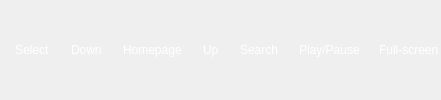
      <widget class="QWidget" name="Youtube">
       <property name="styleSheet">
        <string notr="true">QLabel {
    color: white;
}</string>
       </property>
       <layout class="QGridLayout" name="gridLayout_6">
        <property name="leftMargin">
         <number>0</number>
        </property>
        <property name="topMargin">
         <number>0</number>
        </property>
        <property name="rightMargin">
         <number>0</number>
        </property>
        <property name="bottomMargin">
         <number>0</number>
        </property>
        <property name="spacing">
         <number>0</number>
        </property>
        <item row="0" column="0" alignment="Qt::AlignHCenter">
         <widget class="QFrame" name="YouTubeFrame">
          <property name="sizePolicy">
           <sizepolicy hsizetype="Expanding" vsizetype="Fixed">
            <horstretch>0</horstretch>
            <verstretch>0</verstretch>
           </sizepolicy>
          </property>
          <property name="styleSheet">
           <string notr="true">QFrame { border: none; }
</string>
          </property>
          <property name="frameShape">
           <enum>QFrame::StyledPanel</enum>
          </property>
          <property name="frameShadow">
           <enum>QFrame::Raised</enum>
          </property>
          <layout class="QHBoxLayout" name="horizontalLayout_48">
           <property name="spacing">
            <number>0</number>
           </property>
           <property name="leftMargin">
            <number>0</number>
           </property>
           <property name="topMargin">
            <number>0</number>
           </property>
           <property name="rightMargin">
            <number>0</number>
           </property>
           <property name="bottomMargin">
            <number>0</number>
           </property>
           <item>
            <widget class="QFrame" name="DownFrame_4">
             <property name="sizePolicy">
              <sizepolicy hsizetype="Expanding" vsizetype="Fixed">
               <horstretch>0</horstretch>
               <verstretch>0</verstretch>
              </sizepolicy>
             </property>
             <property name="frameShape">
              <enum>QFrame::StyledPanel</enum>
             </property>
             <property name="frameShadow">
              <enum>QFrame::Raised</enum>
             </property>
             <layout class="QHBoxLayout" name="horizontalLayout_32">
              <property name="spacing">
               <number>4</number>
              </property>
              <property name="leftMargin">
               <number>0</number>
              </property>
              <property name="topMargin">
               <number>0</number>
              </property>
              <property name="rightMargin">
               <number>0</number>
              </property>
              <property name="bottomMargin">
               <number>0</number>
              </property>
              <item>
               <widget class="QFrame" name="Select">
                <property name="sizePolicy">
                 <sizepolicy hsizetype="Fixed" vsizetype="Fixed">
                  <horstretch>0</horstretch>
                  <verstretch>0</verstretch>
                 </sizepolicy>
                </property>
                <property name="frameShape">
                 <enum>QFrame::StyledPanel</enum>
                </property>
                <property name="frameShadow">
                 <enum>QFrame::Raised</enum>
                </property>
                <layout class="QHBoxLayout" name="horizontalLayout_39">
                 <property name="spacing">
                  <number>6</number>
                 </property>
                 <property name="leftMargin">
                  <number>2</number>
                 </property>
                 <property name="topMargin">
                  <number>0</number>
                 </property>
                 <property name="rightMargin">
                  <number>2</number>
                 </property>
                 <property name="bottomMargin">
                  <number>0</number>
                 </property>
                 <item>
                  <widget class="QLabel" name="Icon_28">
                   <property name="maximumSize">
                    <size>
                     <width>25</width>
                     <height>25</height>
                    </size>
                   </property>
                   <property name="text">
                    <string/>
                   </property>
                   <property name="pixmap">
                    <pixmap resource="Tray.qrc">:/TrayIcon/SystemTray/2.png</pixmap>
                   </property>
                   <property name="scaledContents">
                    <bool>true</bool>
                   </property>
                  </widget>
                 </item>
                 <item>
                  <widget class="QLabel" name="Text_28">
                   <property name="sizePolicy">
                    <sizepolicy hsizetype="Preferred" vsizetype="Preferred">
                     <horstretch>0</horstretch>
                     <verstretch>0</verstretch>
                    </sizepolicy>
                   </property>
                   <property name="text">
                    <string>Select</string>
                   </property>
                   <property name="textFormat">
                    <enum>Qt::PlainText</enum>
                   </property>
                   <property name="scaledContents">
                    <bool>false</bool>
                   </property>
                   <property name="wordWrap">
                    <bool>true</bool>
                   </property>
                  </widget>
                 </item>
                </layout>
               </widget>
              </item>
              <item>
               <widget class="QFrame" name="Down_4">
                <property name="sizePolicy">
                 <sizepolicy hsizetype="Fixed" vsizetype="Fixed">
                  <horstretch>0</horstretch>
                  <verstretch>0</verstretch>
                 </sizepolicy>
                </property>
                <property name="frameShape">
                 <enum>QFrame::StyledPanel</enum>
                </property>
                <property name="frameShadow">
                 <enum>QFrame::Raised</enum>
                </property>
                <layout class="QHBoxLayout" name="horizontalLayout_33">
                 <property name="spacing">
                  <number>6</number>
                 </property>
                 <property name="leftMargin">
                  <number>2</number>
                 </property>
                 <property name="topMargin">
                  <number>0</number>
                 </property>
                 <property name="rightMargin">
                  <number>2</number>
                 </property>
                 <property name="bottomMargin">
                  <number>0</number>
                 </property>
                 <item>
                  <widget class="QLabel" name="Icon_23">
                   <property name="maximumSize">
                    <size>
                     <width>25</width>
                     <height>25</height>
                    </size>
                   </property>
                   <property name="text">
                    <string/>
                   </property>
                   <property name="pixmap">
                    <pixmap resource="Tray.qrc">:/TrayIcon/SystemTray/4.png</pixmap>
                   </property>
                   <property name="scaledContents">
                    <bool>true</bool>
                   </property>
                  </widget>
                 </item>
                 <item>
                  <widget class="QLabel" name="Text_23">
                   <property name="text">
                    <string>Down</string>
                   </property>
                   <property name="wordWrap">
                    <bool>true</bool>
                   </property>
                  </widget>
                 </item>
                </layout>
               </widget>
              </item>
              <item>
               <widget class="QFrame" name="Homepage">
                <property name="sizePolicy">
                 <sizepolicy hsizetype="Fixed" vsizetype="Fixed">
                  <horstretch>0</horstretch>
                  <verstretch>0</verstretch>
                 </sizepolicy>
                </property>
                <property name="frameShape">
                 <enum>QFrame::StyledPanel</enum>
                </property>
                <property name="frameShadow">
                 <enum>QFrame::Raised</enum>
                </property>
                <layout class="QHBoxLayout" name="horizontalLayout_37">
                 <property name="spacing">
                  <number>6</number>
                 </property>
                 <property name="sizeConstraint">
                  <enum>QLayout::SetDefaultConstraint</enum>
                 </property>
                 <property name="leftMargin">
                  <number>2</number>
                 </property>
                 <property name="topMargin">
                  <number>0</number>
                 </property>
                 <property name="rightMargin">
                  <number>2</number>
                 </property>
                 <property name="bottomMargin">
                  <number>0</number>
                 </property>
                 <item alignment="Qt::AlignHCenter|Qt::AlignVCenter">
                  <widget class="QLabel" name="Icon_26">
                   <property name="sizePolicy">
                    <sizepolicy hsizetype="Fixed" vsizetype="Fixed">
                     <horstretch>0</horstretch>
                     <verstretch>0</verstretch>
                    </sizepolicy>
                   </property>
                   <property name="maximumSize">
                    <size>
                     <width>25</width>
                     <height>25</height>
                    </size>
                   </property>
                   <property name="text">
                    <string/>
                   </property>
                   <property name="pixmap">
                    <pixmap resource="Tray.qrc">:/TrayIcon/SystemTray/7.png</pixmap>
                   </property>
                   <property name="scaledContents">
                    <bool>true</bool>
                   </property>
                  </widget>
                 </item>
                 <item>
                  <widget class="QLabel" name="Text_26">
                   <property name="sizePolicy">
                    <sizepolicy hsizetype="Fixed" vsizetype="Fixed">
                     <horstretch>0</horstretch>
                     <verstretch>0</verstretch>
                    </sizepolicy>
                   </property>
                   <property name="text">
                    <string>Homepage</string>
                   </property>
                   <property name="wordWrap">
                    <bool>true</bool>
                   </property>
                  </widget>
                 </item>
                </layout>
               </widget>
              </item>
              <item>
               <widget class="QFrame" name="Up_6">
                <property name="sizePolicy">
                 <sizepolicy hsizetype="Fixed" vsizetype="Fixed">
                  <horstretch>0</horstretch>
                  <verstretch>0</verstretch>
                 </sizepolicy>
                </property>
                <property name="frameShape">
                 <enum>QFrame::StyledPanel</enum>
                </property>
                <property name="frameShadow">
                 <enum>QFrame::Raised</enum>
                </property>
                <layout class="QHBoxLayout" name="horizontalLayout_36">
                 <property name="spacing">
                  <number>6</number>
                 </property>
                 <property name="leftMargin">
                  <number>2</number>
                 </property>
                 <property name="topMargin">
                  <number>0</number>
                 </property>
                 <property name="rightMargin">
                  <number>2</number>
                 </property>
                 <property name="bottomMargin">
                  <number>0</number>
                 </property>
                 <item>
                  <widget class="QLabel" name="Icon_25">
                   <property name="maximumSize">
                    <size>
                     <width>25</width>
                     <height>25</height>
                    </size>
                   </property>
                   <property name="text">
                    <string/>
                   </property>
                   <property name="pixmap">
                    <pixmap resource="Tray.qrc">:/TrayIcon/SystemTray/6.png</pixmap>
                   </property>
                   <property name="scaledContents">
                    <bool>true</bool>
                   </property>
                  </widget>
                 </item>
                 <item>
                  <widget class="QLabel" name="Text_25">
                   <property name="sizePolicy">
                    <sizepolicy hsizetype="Fixed" vsizetype="Fixed">
                     <horstretch>0</horstretch>
                     <verstretch>0</verstretch>
                    </sizepolicy>
                   </property>
                   <property name="text">
                    <string>Up</string>
                   </property>
                   <property name="wordWrap">
                    <bool>true</bool>
                   </property>
                  </widget>
                 </item>
                </layout>
               </widget>
              </item>
              <item>
               <widget class="QFrame" name="Search">
                <property name="sizePolicy">
                 <sizepolicy hsizetype="Fixed" vsizetype="Fixed">
                  <horstretch>0</horstretch>
                  <verstretch>0</verstretch>
                 </sizepolicy>
                </property>
                <property name="frameShape">
                 <enum>QFrame::StyledPanel</enum>
                </property>
                <property name="frameShadow">
                 <enum>QFrame::Raised</enum>
                </property>
                <layout class="QHBoxLayout" name="horizontalLayout_38">
                 <property name="spacing">
                  <number>6</number>
                 </property>
                 <property name="leftMargin">
                  <number>2</number>
                 </property>
                 <property name="topMargin">
                  <number>0</number>
                 </property>
                 <property name="rightMargin">
                  <number>2</number>
                 </property>
                 <property name="bottomMargin">
                  <number>0</number>
                 </property>
                 <item>
                  <widget class="QLabel" name="Icon_27">
                   <property name="maximumSize">
                    <size>
                     <width>25</width>
                     <height>25</height>
                    </size>
                   </property>
                   <property name="text">
                    <string/>
                   </property>
                   <property name="pixmap">
                    <pixmap resource="Tray.qrc">:/TrayIcon/SystemTray/3.png</pixmap>
                   </property>
                   <property name="scaledContents">
                    <bool>true</bool>
                   </property>
                  </widget>
                 </item>
                 <item>
                  <widget class="QLabel" name="Text_27">
                   <property name="text">
                    <string>Search</string>
                   </property>
                   <property name="wordWrap">
                    <bool>true</bool>
                   </property>
                  </widget>
                 </item>
                </layout>
               </widget>
              </item>
              <item>
               <widget class="QFrame" name="Play">
                <property name="sizePolicy">
                 <sizepolicy hsizetype="Fixed" vsizetype="Fixed">
                  <horstretch>0</horstretch>
                  <verstretch>0</verstretch>
                 </sizepolicy>
                </property>
                <property name="frameShape">
                 <enum>QFrame::StyledPanel</enum>
                </property>
                <property name="frameShadow">
                 <enum>QFrame::Raised</enum>
                </property>
                <layout class="QHBoxLayout" name="horizontalLayout_40">
                 <property name="spacing">
                  <number>6</number>
                 </property>
                 <property name="leftMargin">
                  <number>2</number>
                 </property>
                 <property name="topMargin">
                  <number>0</number>
                 </property>
                 <property name="rightMargin">
                  <number>2</number>
                 </property>
                 <property name="bottomMargin">
                  <number>0</number>
                 </property>
                 <item>
                  <widget class="QLabel" name="label_2">
                   <property name="maximumSize">
                    <size>
                     <width>30</width>
                     <height>25</height>
                    </size>
                   </property>
                   <property name="text">
                    <string/>
                   </property>
                   <property name="pixmap">
                    <pixmap resource="Tray.qrc">:/TrayIcon/SystemTray/6.png</pixmap>
                   </property>
                   <property name="scaledContents">
                    <bool>true</bool>
                   </property>
                  </widget>
                 </item>
                 <item>
                  <widget class="QLabel" name="label">
                   <property name="sizePolicy">
                    <sizepolicy hsizetype="Fixed" vsizetype="Fixed">
                     <horstretch>0</horstretch>
                     <verstretch>0</verstretch>
                    </sizepolicy>
                   </property>
                   <property name="text">
                    <string>Play/Pause</string>
                   </property>
                  </widget>
                 </item>
                </layout>
               </widget>
              </item>
              <item>
               <widget class="QFrame" name="FullScreen_4">
                <property name="sizePolicy">
                 <sizepolicy hsizetype="Fixed" vsizetype="Fixed">
                  <horstretch>0</horstretch>
                  <verstretch>0</verstretch>
                 </sizepolicy>
                </property>
                <property name="frameShape">
                 <enum>QFrame::StyledPanel</enum>
                </property>
                <property name="frameShadow">
                 <enum>QFrame::Raised</enum>
                </property>
                <layout class="QHBoxLayout" name="horizontalLayout_34">
                 <property name="spacing">
                  <number>4</number>
                 </property>
                 <property name="leftMargin">
                  <number>2</number>
                 </property>
                 <property name="topMargin">
                  <number>0</number>
                 </property>
                 <property name="rightMargin">
                  <number>2</number>
                 </property>
                 <property name="bottomMargin">
                  <number>0</number>
                 </property>
                 <item>
                  <widget class="QLabel" name="Icon_24">
                   <property name="maximumSize">
                    <size>
                     <width>25</width>
                     <height>25</height>
                    </size>
                   </property>
                   <property name="text">
                    <string/>
                   </property>
                   <property name="pixmap">
                    <pixmap resource="Tray.qrc">:/TrayIcon/SystemTray/5.1.png</pixmap>
                   </property>
                   <property name="scaledContents">
                    <bool>true</bool>
                   </property>
                  </widget>
                 </item>
                 <item>
                  <widget class="QLabel" name="Text_24">
                   <property name="text">
                    <string>Full-screen</string>
                   </property>
                   <property name="wordWrap">
                    <bool>true</bool>
                   </property>
                  </widget>
                 </item>
                </layout>
               </widget>
              </item>
             </layout>
            </widget>
           </item>
          </layout>
         </widget>
        </item>
       </layout>
      </widget>
